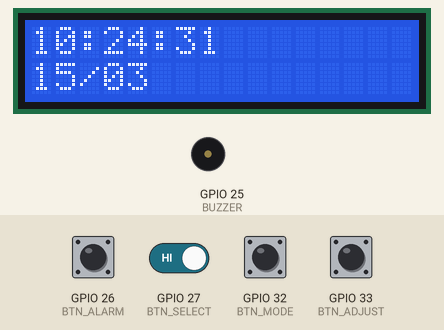
Simulated run of this sketch. Board: ESP32. On the bench: 16×2 character LCD, buzzer (waves = sounding, pin HIGH). Inputs (shaded band) come from the test bench; at power-on: GPIO 26 (BTN_ALARM), GPIO 27 (BTN_SELECT), GPIO 32 (BTN_MODE), GPIO 33 (BTN_ADJUST) HIGH. The local clock reads 2024-03-15 10:24:30 at power-on unless the sketch sets it.

Above: at 1.2 s.
1.3 s: GPIO 32 (BTN_MODE) pulled LOW for 0.15 s
At 2.6 s:
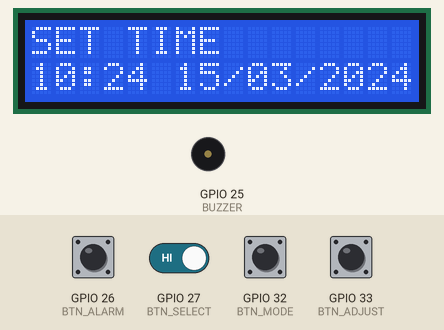
4.4 s: GPIO 26 (BTN_ALARM) pulled LOW for 0.15 s
At 5.2 s:
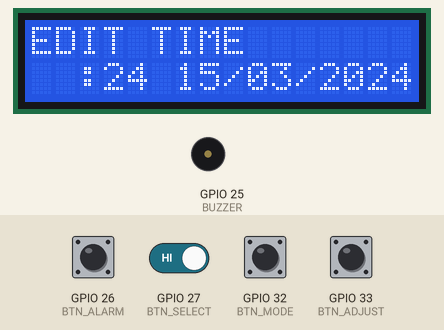
7.5 s: GPIO 32 (BTN_MODE) pulled LOW for 1 s
At 9.0 s:
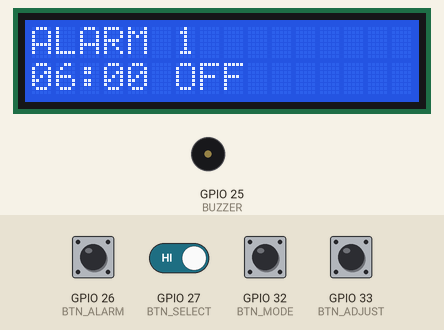
11.5 s: GPIO 26 (BTN_ALARM) pulled LOW for 1 s
At 12.4 s:
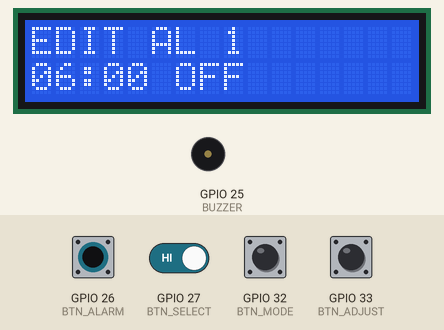
15.0 s: GPIO 32 (BTN_MODE) pulled LOW for 0.15 s
At 15.8 s:
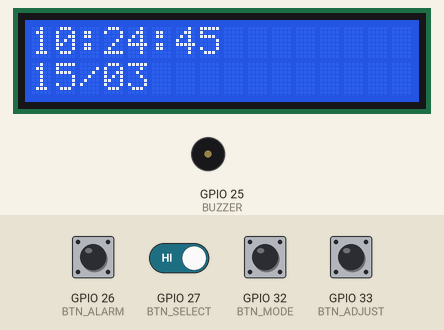
18.1 s: GPIO 27 (BTN_SELECT) driven LOW and GPIO 32 (BTN_MODE) driven LOW
At 18.9 s:
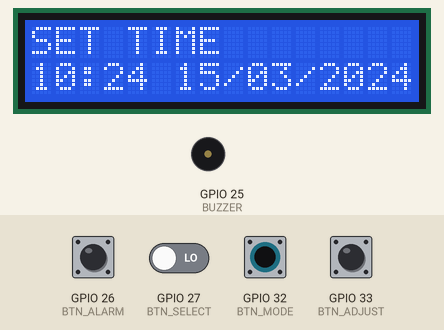
Timing chart, 0 to 21.1 s (numbered marks = the images above; inputs shaded):
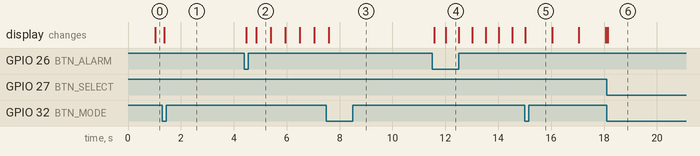

Measured:
- after the input at 1.3 s, the display: changes after 0.07 s (image 1)
- after the input at 4.4 s, the display: first changes after 0.06 s (image 2 shows a later state)
- after the input at 7.5 s, the display: changes after 0.08 s (image 3)
- after the input at 11.5 s, the display: first changes after 0.08 s (image 4 shows a later state)
- after the input at 15.0 s, the display: changes at once (image 5)
- after the input at 18.1 s, the display: changes at once (image 6)
- what the display in image 2 shows lasts 0.5 s, from 4.9 s to 5.4 s

The sketch:

Demo.ino
```cpp
#include <Wire.h>
#include <RTClib.h>
#include <LiquidCrystal_I2C.h>

LiquidCrystal_I2C lcd(0x27, 16, 2);
RTC_DS3231 rtc;

// ---------------- BUTTONS ----------------
#define BTN_MODE   32
#define BTN_ADJUST 33
#define BTN_SELECT 27
#define BTN_ALARM  26

// ---------------- BUZZER ----------------
#define BUZZER 25

// ---------------- VARIABLES ----------------
int screen = 0;
// 0 = Main, 1 = Time Set, 2 = Alarm Set

bool editMode = false;
int editField = 0;

// Time set variables
int setHour, setMinute, setDay, setMonth, setYear;

// ---------------- ALARMS ----------------
struct Alarm {
  int hour;
  int minute;
  bool enabled;
};

#define TOTAL_ALARMS 3
Alarm alarms[TOTAL_ALARMS];

int currentAlarm = 0;

// ---------------- BUTTON STATES ----------------
bool lastModeState = HIGH;
bool lastSelectState = HIGH;
bool lastAdjustState = HIGH;
bool lastAlarmState = HIGH;

// Blink
unsigned long lastBlink = 0;
bool blinkState = true;

// Alarm ringing
bool alarmRinging = false;

// ---------------- SETUP ----------------
void setup() {
  Wire.begin(21, 22);
  rtc.begin();

  lcd.init();
  lcd.backlight();

  pinMode(BTN_MODE, INPUT_PULLUP);
  pinMode(BTN_ADJUST, INPUT_PULLUP);
  pinMode(BTN_SELECT, INPUT_PULLUP);
  pinMode(BTN_ALARM, INPUT_PULLUP);

  pinMode(BUZZER, OUTPUT);

  // Initialize alarms
  for (int i = 0; i < TOTAL_ALARMS; i++) {
    alarms[i].hour = 6;
    alarms[i].minute = 0;
    alarms[i].enabled = false;
  }
}

// ---------------- LOOP ----------------
void loop() {
  DateTime now = rtc.now();

  handleButtons();

  if (millis() - lastBlink > 500) {
    blinkState = !blinkState;
    lastBlink = millis();
  }

  checkAlarms(now);

  if (screen == 0) displayMain(now);
  else if (screen == 1) displayTimeSet();
  else displayAlarmSet();

  delay(50);
}

// ---------------- MAIN DISPLAY ----------------
void displayMain(DateTime now) {
  lcd.clear();

  lcd.setCursor(0, 0);
  print2(now.hour()); lcd.print(":");
  print2(now.minute()); lcd.print(":");
  print2(now.second());

  lcd.setCursor(0, 1);

  print2(now.day()); lcd.print("/");
  print2(now.month());
}

// ---------------- TIME SET ----------------
void displayTimeSet() {
  lcd.clear();

  lcd.setCursor(0, 0);
  lcd.print(editMode ? "EDIT TIME" : "SET TIME");

  lcd.setCursor(0, 1);

  if (editMode && editField == 0 && !blinkState) lcd.print("  ");
  else print2(setHour);

  lcd.print(":");

  if (editMode && editField == 1 && !blinkState) lcd.print("  ");
  else print2(setMinute);

  lcd.print(" ");

  if (editMode && editField == 2 && !blinkState) lcd.print("  ");
  else print2(setDay);

  lcd.print("/");

  if (editMode && editField == 3 && !blinkState) lcd.print("  ");
  else print2(setMonth);

  lcd.print("/");

  if (editMode && editField == 4 && !blinkState) lcd.print("    ");
  else lcd.print(setYear);
}

// ---------------- ALARM DISPLAY ----------------
void displayAlarmSet() {
  lcd.clear();

  lcd.setCursor(0, 0);
  lcd.print(editMode ? "EDIT AL " : "ALARM ");
  lcd.print(currentAlarm + 1);

  lcd.setCursor(0, 1);

  Alarm a = alarms[currentAlarm];

  if (editMode && editField == 0 && !blinkState) lcd.print("  ");
  else print2(a.hour);

  lcd.print(":");

  if (editMode && editField == 1 && !blinkState) lcd.print("  ");
  else print2(a.minute);

  lcd.print(" ");

  if (editMode && editField == 2 && !blinkState) {
    lcd.print("   ");
  } else {
    lcd.print(a.enabled ? "ON" : "OFF");
  }
}

// ---------------- BUTTON HANDLING ----------------
void handleButtons() {

  bool modeState = digitalRead(BTN_MODE);
  bool selectState = digitalRead(BTN_SELECT);
  bool adjustState = digitalRead(BTN_ADJUST);
  bool alarmState = digitalRead(BTN_ALARM);

  // MODE
  if (modeState == LOW && lastModeState == HIGH) {
    screen = (screen + 1) % 3;
    editMode = false;

    if (screen == 1) {
      DateTime now = rtc.now();
      setHour = now.hour();
      setMinute = now.minute();
      setDay = now.day();
      setMonth = now.month();
      setYear = now.year();
      editField = 0;
    }
  }

  // SELECT
  if (selectState == LOW && lastSelectState == HIGH) {
    if (editMode) {
      if (screen == 1) editField = (editField + 1) % 5;
      if (screen == 2) editField = (editField + 1) % 3;
    } else {
      if (screen == 2) currentAlarm = (currentAlarm + 1) % TOTAL_ALARMS;
    }
  }

  // ADJUST
  if (adjustState == LOW && lastAdjustState == HIGH && editMode) {

    if (screen == 1) {
      if (editField == 0) setHour = (setHour + 1) % 24;
      if (editField == 1) setMinute = (setMinute + 1) % 60;
      if (editField == 2) setDay = (setDay % 31) + 1;
      if (editField == 3) setMonth = (setMonth % 12) + 1;
      if (editField == 4) setYear++;
    }

    if (screen == 2) {
      if (editField == 0)
        alarms[currentAlarm].hour = (alarms[currentAlarm].hour + 1) % 24;

      else if (editField == 1)
        alarms[currentAlarm].minute = (alarms[currentAlarm].minute + 1) % 60;

      else if (editField == 2)
        alarms[currentAlarm].enabled = !alarms[currentAlarm].enabled;
    }
  }

  // ALARM BUTTON
  if (alarmState == LOW && lastAlarmState == HIGH) {

    // Stop buzzer
    if (alarmRinging) {
      alarmRinging = false;
      digitalWrite(BUZZER, LOW);
      return;
    }

    if (screen == 1) {
      editMode = !editMode;

      if (!editMode) {
        rtc.adjust(DateTime(setYear, setMonth, setDay, setHour, setMinute, 0));
      }
    }

    if (screen == 2) {
      editMode = !editMode;
      editField = 0;
    }
  }

  lastModeState = modeState;
  lastSelectState = selectState;
  lastAdjustState = adjustState;
  lastAlarmState = alarmState;
}

// ---------------- ALARM CHECK ----------------
void checkAlarms(DateTime now) {

  for (int i = 0; i < TOTAL_ALARMS; i++) {
    if (alarms[i].enabled &&
        now.hour() == alarms[i].hour &&
        now.minute() == alarms[i].minute &&
        now.second() == 0) {

      alarmRinging = true;
    }
  }

  if (alarmRinging) digitalWrite(BUZZER, HIGH);
}

// ---------------- HELPER ----------------
void print2(int num) {
  if (num < 10) lcd.print("0");
  lcd.print(num);
}
```
